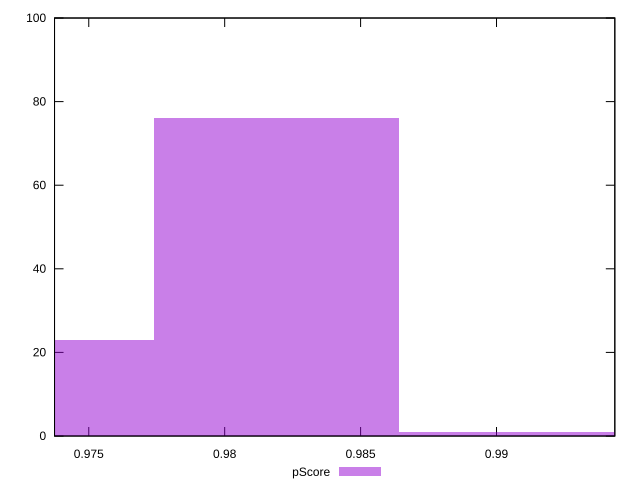

gnuplot code for this plot:
reset

$pScore <<EOF
0.9818974626044658 76
0.97288922900259 23
0.9909056962063416 1
EOF

set key outside below
set boxwidth 0.009008233601875833
set xrange [0.9737405976315334:0.9943522027146616]
set yrange [0:100]
set trange [0:100]
set style fill transparent solid 0.5 noborder
set terminal svg size 640, 490 enhanced background rgb 'white'
set output "reports/report_00031_2021-02-24T23-18-18.084Z/first-contentful-paint/samples/card/pScore/histogram.svg"

plot $pScore title "pScore" with boxes

reset
